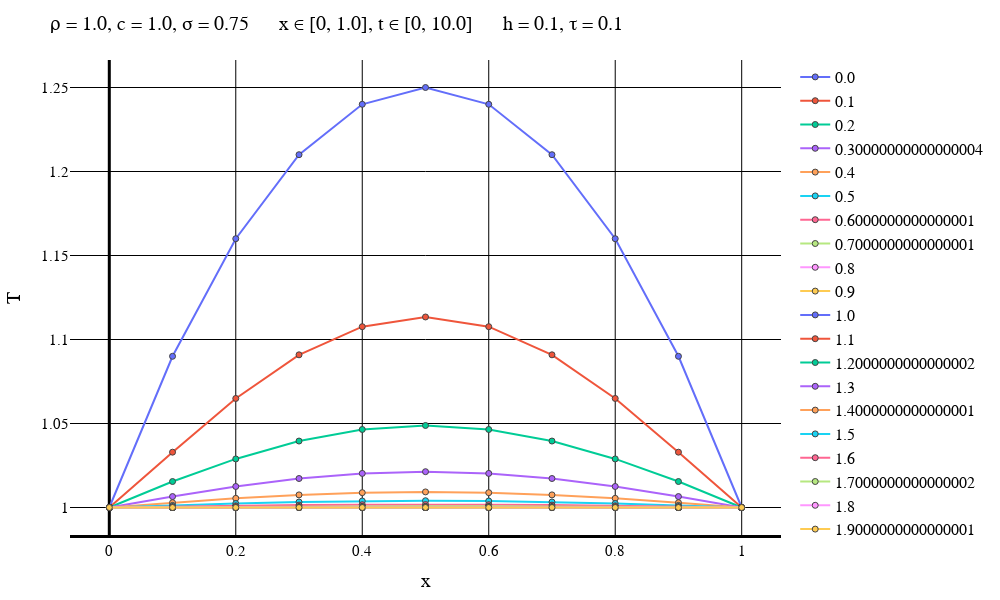

Notebook cell for this chart:
### Markdown cell above
Другой вес

### Code cell
typeOfScheme = "Another"

solutionFile = "D:\\Calc_Methods_2\\Lab2\\FirstConds\\$typeOfScheme\\solution$numOfEq.txt"
dataFile = "D:\\Calc_Methods_2\\Lab2\\FirstConds\\$typeOfScheme\\data$numOfEq.txt"
intervalFile = "D:\\Calc_Methods_2\\Lab2\\FirstConds\\$typeOfScheme\\interval$numOfEq.txt"

solutionMatrix = readdlm(solutionFile)
dataVec = readdlm(dataFile)
intervalVec = readdlm(intervalFile);

L = dataVec[3]
timeEnd = dataVec[4]
numOfXIntervals = Int(intervalVec[1])
numOfTIntervals = Int(intervalVec[2])
h = L / numOfXIntervals
τ = timeEnd / numOfTIntervals
if default == true
    plotStep = trunc(Int, timeEnd / (defaultStepParam * τ))
    numOfPlots = numOfTIntervals + 1    
else
    plotStep = firstSteps
    numOfPlots = firstPlots
end
println("Шаг графика: $plotStep")
println("Время последнего графика: $((numOfPlots - 1)*τ)")
makePlot(numOfPlots, plotStep, solutionMatrix, dataVec, intervalVec)

### Figure 1 — Plotly figure (JSON) as saved in the notebook; plotly's stock layout.template omitted (floating-point values rounded to 4 significant figures)
{"data": [{"line": {"width": 2}, "marker": {"line": {"width": 1}, "showline": true}, "mode": "lines+markers", "name": "0.0", "type": "scatter", "x": [0, 0.1, 0.2, 0.3, 0.4, 0.5, 0.6, 0.7, 0.8, 0.9, 1], "y": [1, 1.09, 1.16, 1.21, 1.24, 1.25, 1.24, 1.21, 1.16, 1.09, 1]}, {"line": {"width": 2}, "marker": {"line": {"width": 1}, "showline": true}, "mode": "lines+markers", "name": "0.1", "type": "scatter", "x": [0, 0.1, 0.2, 0.3, 0.4, 0.5, 0.6, 0.7, 0.8, 0.9, 1], "y": [1, 1.033, 1.065, 1.091, 1.108, 1.113, 1.108, 1.091, 1.065, 1.033, 1]}, {"line": {"width": 2}, "marker": {"line": {"width": 1}, "showline": true}, "mode": "lines+markers", "name": "0.2", "type": "scatter", "x": [0, 0.1, 0.2, 0.3, 0.4, 0.5, 0.6, 0.7, 0.8, 0.9, 1], "y": [1, 1.015, 1.029, 1.04, 1.046, 1.049, 1.046, 1.04, 1.029, 1.015, 1]}, {"line": {"width": 2}, "marker": {"line": {"width": 1}, "showline": true}, "mode": "lines+markers", "name": "0.30000000000000004", "type": "scatter", "x": [0, 0.1, 0.2, 0.3, 0.4, 0.5, 0.6, 0.7, 0.8, 0.9, 1], "y": [1, 1.007, 1.013, 1.017, 1.02, 1.021, 1.02, 1.017, 1.013, 1.007, 1]}, {"line": {"width": 2}, "marker": {"line": {"width": 1}, "showline": true}, "mode": "lines+markers", "name": "0.4", "type": "scatter", "x": [0, 0.1, 0.2, 0.3, 0.4, 0.5, 0.6, 0.7, 0.8, 0.9, 1], "y": [1, 1.003, 1.005, 1.008, 1.009, 1.009, 1.009, 1.008, 1.005, 1.003, 1]}, {"line": {"width": 2}, "marker": {"line": {"width": 1}, "showline": true}, "mode": "lines+markers", "name": "0.5", "type": "scatter", "x": [0, 0.1, 0.2, 0.3, 0.4, 0.5, 0.6, 0.7, 0.8, 0.9, 1], "y": [1, 1.001, 1.002, 1.003, 1.004, 1.004, 1.004, 1.003, 1.002, 1.001, 1]}, {"line": {"width": 2}, "marker": {"line": {"width": 1}, "showline": true}, "mode": "lines+markers", "name": "0.6000000000000001", "type": "scatter", "x": [0, 0.1, 0.2, 0.3, 0.4, 0.5, 0.6, 0.7, 0.8, 0.9, 1], "y": [1, 1.001, 1.001, 1.001, 1.002, 1.002, 1.002, 1.001, 1.001, 1.001, 1]}, {"line": {"width": 2}, "marker": {"line": {"width": 1}, "showline": true}, "mode": "lines+markers", "name": "0.7000000000000001", "type": "scatter", "x": [0, 0.1, 0.2, 0.3, 0.4, 0.5, 0.6, 0.7, 0.8, 0.9, 1], "y": [1, 1.0, 1.0, 1.001, 1.001, 1.001, 1.001, 1.001, 1.0, 1.0, 1]}, {"line": {"width": 2}, "marker": {"line": {"width": 1}, "showline": true}, "mode": "lines+markers", "name": "0.8", "type": "scatter", "x": [0, 0.1, 0.2, 0.3, 0.4, 0.5, 0.6, 0.7, 0.8, 0.9, 1], "y": [1, 1.0, 1.0, 1.0, 1.0, 1.0, 1.0, 1.0, 1.0, 1.0, 1]}, {"line": {"width": 2}, "marker": {"line": {"width": 1}, "showline": true}, "mode": "lines+markers", "name": "0.9", "type": "scatter", "x": [0, 0.1, 0.2, 0.3, 0.4, 0.5, 0.6, 0.7, 0.8, 0.9, 1], "y": [1, 1.0, 1.0, 1.0, 1.0, 1.0, 1.0, 1.0, 1.0, 1.0, 1]}, {"line": {"width": 2}, "marker": {"line": {"width": 1}, "showline": true}, "mode": "lines+markers", "name": "1.0", "type": "scatter", "x": [0, 0.1, 0.2, 0.3, 0.4, 0.5, 0.6, 0.7, 0.8, 0.9, 1], "y": [1, 1.0, 1.0, 1.0, 1.0, 1.0, 1.0, 1.0, 1.0, 1.0, 1]}, {"line": {"width": 2}, "marker": {"line": {"width": 1}, "showline": true}, "mode": "lines+markers", "name": "1.1", "type": "scatter", "x": [0, 0.1, 0.2, 0.3, 0.4, 0.5, 0.6, 0.7, 0.8, 0.9, 1], "y": [1, 1.0, 1.0, 1.0, 1.0, 1.0, 1.0, 1.0, 1.0, 1.0, 1]}, {"line": {"width": 2}, "marker": {"line": {"width": 1}, "showline": true}, "mode": "lines+markers", "name": "1.2000000000000002", "type": "scatter", "x": [0, 0.1, 0.2, 0.3, 0.4, 0.5, 0.6, 0.7, 0.8, 0.9, 1], "y": [1, 1, 1.0, 1.0, 1.0, 1.0, 1.0, 1.0, 1.0, 1, 1]}, {"line": {"width": 2}, "marker": {"line": {"width": 1}, "showline": true}, "mode": "lines+markers", "name": "1.3", "type": "scatter", "x": [0, 0.1, 0.2, 0.3, 0.4, 0.5, 0.6, 0.7, 0.8, 0.9, 1], "y": [1, 1, 1, 1, 1, 1.0, 1, 1, 1, 1, 1]}, {"line": {"width": 2}, "marker": {"line": {"width": 1}, "showline": true}, "mode": "lines+markers", "name": "1.4000000000000001", "type": "scatter", "x": [0, 0.1, 0.2, 0.3, 0.4, 0.5, 0.6, 0.7, 0.8, 0.9, 1], "y": [1, 1, 1, 1, 1, 1, 1, 1, 1, 1, 1]}, {"line": {"width": 2}, "marker": {"line": {"width": 1}, "showline": true}, "mode": "lines+markers", "name": "1.5", "type": "scatter", "x": [0, 0.1, 0.2, 0.3, 0.4, 0.5, 0.6, 0.7, 0.8, 0.9, 1], "y": [1, 1, 1, 1, 1, 1, 1, 1, 1, 1, 1]}, {"line": {"width": 2}, "marker": {"line": {"width": 1}, "showline": true}, "mode": "lines+markers", "name": "1.6", "type": "scatter", "x": [0, 0.1, 0.2, 0.3, 0.4, 0.5, 0.6, 0.7, 0.8, 0.9, 1], "y": [1, 1, 1, 1, 1, 1, 1, 1, 1, 1, 1]}, {"line": {"width": 2}, "marker": {"line": {"width": 1}, "showline": true}, "mode": "lines+markers", "name": "1.7000000000000002", "type": "scatter", "x": [0, 0.1, 0.2, 0.3, 0.4, 0.5, 0.6, 0.7, 0.8, 0.9, 1], "y": [1, 1, 1, 1, 1, 1, 1, 1, 1, 1, 1]}, {"line": {"width": 2}, "marker": {"line": {"width": 1}, "showline": true}, "mode": "lines+markers", "name": "1.8", "type": "scatter", "x": [0, 0.1, 0.2, 0.3, 0.4, 0.5, 0.6, 0.7, 0.8, 0.9, 1], "y": [1, 1, 1, 1, 1, 1, 1, 1, 1, 1, 1]}, {"line": {"width": 2}, "marker": {"line": {"width": 1}, "showline": true}, "mode": "lines+markers", "name": "1.9000000000000001", "type": "scatter", "x": [0, 0.1, 0.2, 0.3, 0.4, 0.5, 0.6, 0.7, 0.8, 0.9, 1], "y": [1, 1, 1, 1, 1, 1, 1, 1, 1, 1, 1]}], "layout": {"coloraxis": {"outlinecolor": "black"}, "font": {"color": "black", "family": "Time New Roman"}, "height": 600, "legend": {"font": {"size": 16}}, "margin": {"b": 50, "l": 50, "r": 50, "t": 60}, "paper_bgcolor": "white", "plot_bgcolor": "white", "title": {"autosize": false, "font": {"color": "black", "family": "Times New Roman", "size": 20}, "paper_bgcolor": "red", "text": "ρ = 1.0, c = 1.0, σ = 0.75      x ∈ [0, 1.0], t ∈ [0, 10.0]      h = 0.1, τ = 0.1"}, "width": 1000, "xaxis": {"color": "black", "gridcolor": "black", "gridwidth": 1, "linecolor": "black", "linewidth": 3, "tickfont": {"size": 15}, "title": {"font": {"color": "black", "family": "Times New Roman", "size": 20}, "text": "x"}, "zerolinecolor": "black", "zerolinewidth": 3}, "yaxis": {"exponentformat": "power", "gridcolor": "black", "gridwidth": 1, "tickfont": {"size": 15}, "title": {"font": {"color": "black", "family": "Times New Roman", "size": 20}, "text": "T"}, "zerolinecolor": "black"}}}
